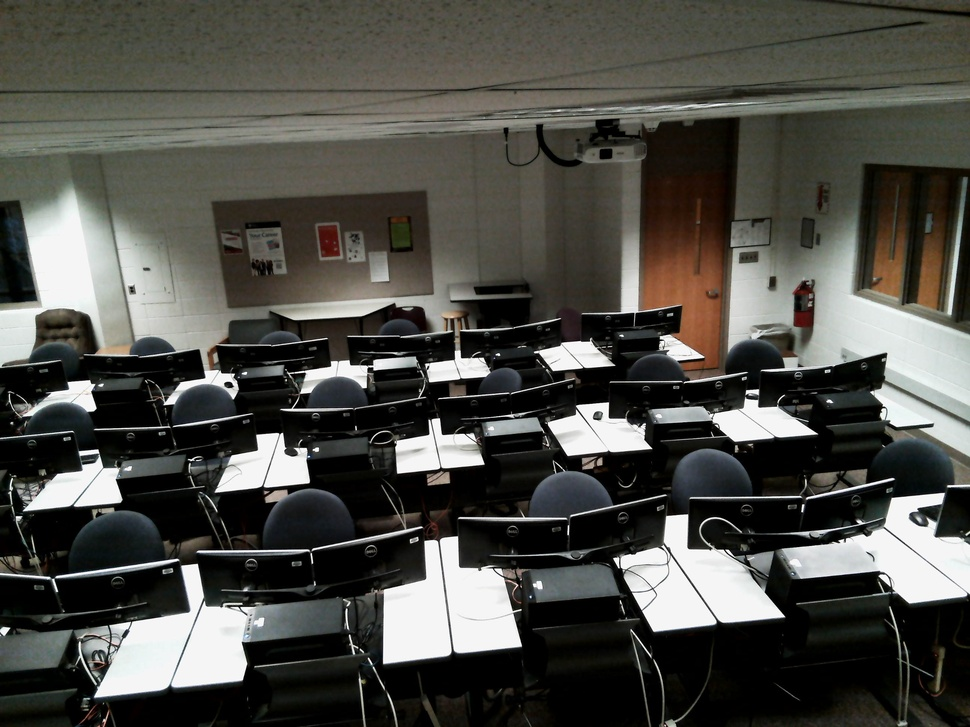
#> input picture testing/back-remove/empty-1.jpg, 970 x 727 px, shrunk from 2592 x 1944 before the run
$ python test-subtract.py
#> lines starting #> are read from the running program, lines starting #| are printed output that depends on the picture
import numpy as np
import cv2

# based slightly off of https://opencv-python-tutroals.readthedocs.io/en/latest/py_tutorials/py_video/py_bg_subtraction/py_bg_subtraction.html

# load the image
tEmpty = cv2.imread('empty-1.jpg')
#> tEmpty is the input picture: shape (727, 970, 3); mean B, G, R 72.4, 77.9, 78.3
nwidth = int(tEmpty.shape[1] * 50 / 100)
#> nwidth = 485
nheight = int(tEmpty.shape[0] * 50 / 100)
#> nheight = 363
tEmpty = cv2.cvtColor(cv2.resize(tEmpty, (nwidth, nheight)),cv2.COLOR_BGR2GRAY)
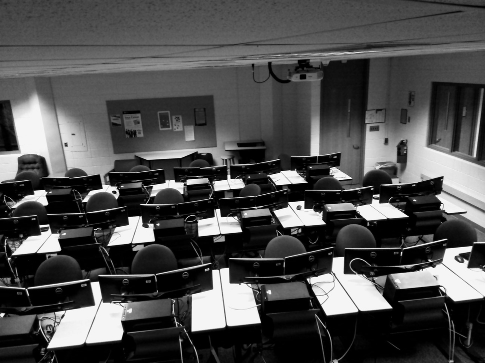
#> tEmpty: shape (363, 485); min 0, max 255, mean 77.3

# create a background subtractor
backSub = cv2.createBackgroundSubtractorMOG2()
for i in range(0,1000):
    backSub.apply(tEmpty)

# loop through all my images, alinging/adding them to the background subtractor
for i in range(0,5):
    filename = "test-1-{}.jpg".format(i)
    print("processing",filename)
    tImage   = cv2.imread(filename)
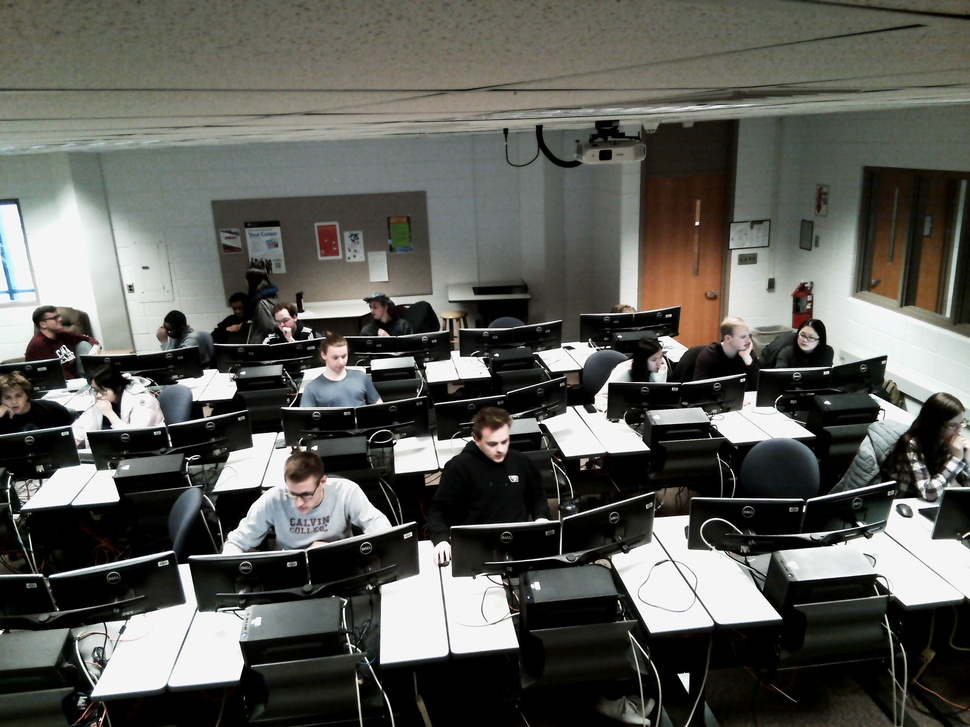
#> input picture testing/back-remove/test-1-0.jpg, 970 x 727 px, shrunk from 2592 x 1944 before the run
#> tImage is the input picture: shape (727, 970, 3); mean B, G, R 87.6, 92.8, 92.5
    tImage = cv2.cvtColor(cv2.resize(tImage, (nwidth, nheight)),cv2.COLOR_BGR2GRAY)
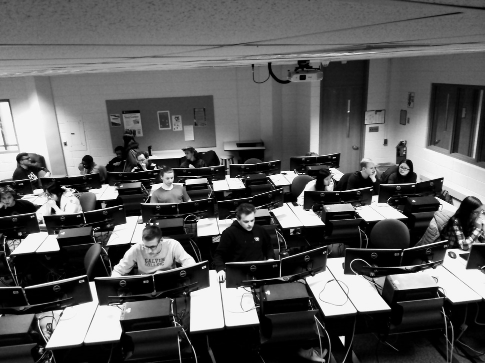
#> tImage: shape (363, 485); min 0, max 254, mean 92

    # alignment
    # https://www.learnopencv.com/image-alignment-ecc-in-opencv-c-python/

    sz = tImage.shape
#> sz = (363, 485)
    warp = cv2.MOTION_TRANSLATION
    warp_matrix = np.eye(2,3, dtype=np.float32)
    num_iterations = 1000
    termination_eps = 1e-10;
    criteria = (cv2.TERM_CRITERIA_EPS | cv2.TERM_CRITERIA_COUNT, num_iterations, termination_eps)

    (cc,warp_matrix) = cv2.findTransformECC(tEmpty,tImage,warp_matrix,warp,criteria,None,1)
#> cc = 0.808; warp_matrix = [[1, 0, -1.32], [0, 1, 0.207]]

    tImageAligned = cv2.warpAffine(tImage, warp_matrix, (sz[1],sz[0]), flags=cv2.INTER_LINEAR + cv2.WARP_INVERSE_MAP)
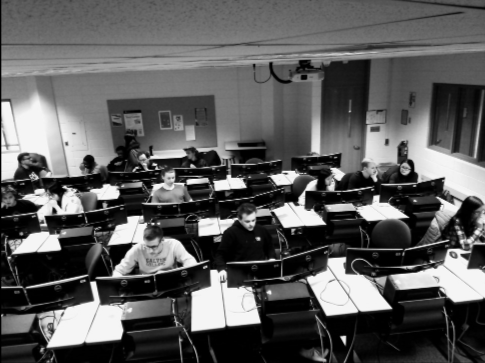
#> tImageAligned: shape (363, 485); min 0, max 252, mean 91.7

    fgmask = backSub.apply(tImageAligned)
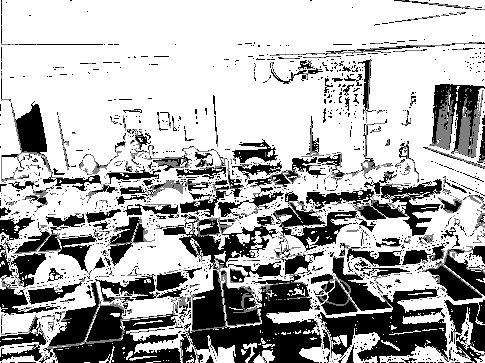
#> fgmask: shape (363, 485); min 0, max 255, mean 176.2
#> pass 2 of the loop `for i in range(0,5):`:
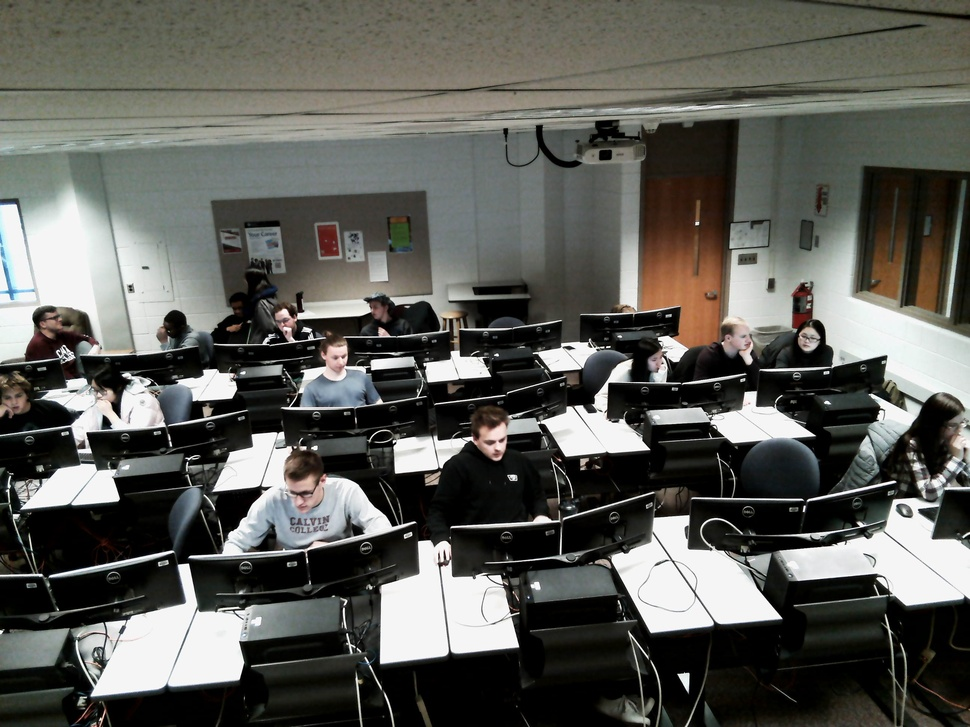
#> input picture testing/back-remove/test-1-1.jpg, 970 x 727 px, shrunk from 2592 x 1944 before the run
#> tImage is the input picture: shape (727, 970, 3); mean B, G, R 87.6, 92.9, 92.5
#> `tImage = cv2.cvtColor(cv2.resize(tImage, (nwidth, nheight)),cv2.COLOR_..`:
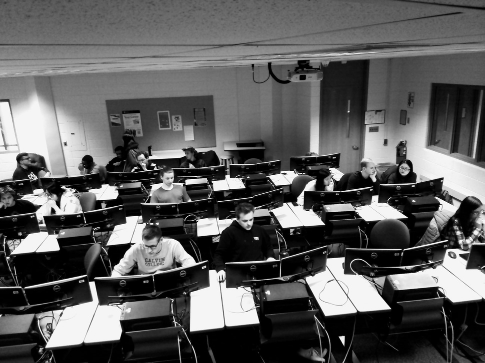
#> tImage: shape (363, 485); min 0, max 255, mean 92.1
#> cc = 0.809; warp_matrix = [[1, 0, -1.32], [0, 1, 0.202]]
#> `fgmask = backSub.apply(tImageAligned)`:
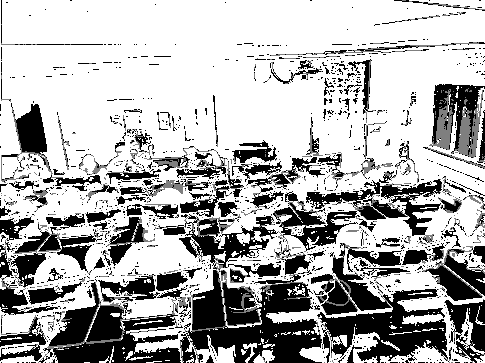
#> fgmask: shape (363, 485); min 0, max 255, mean 176
#> pass 3 of the loop `for i in range(0,5):`:
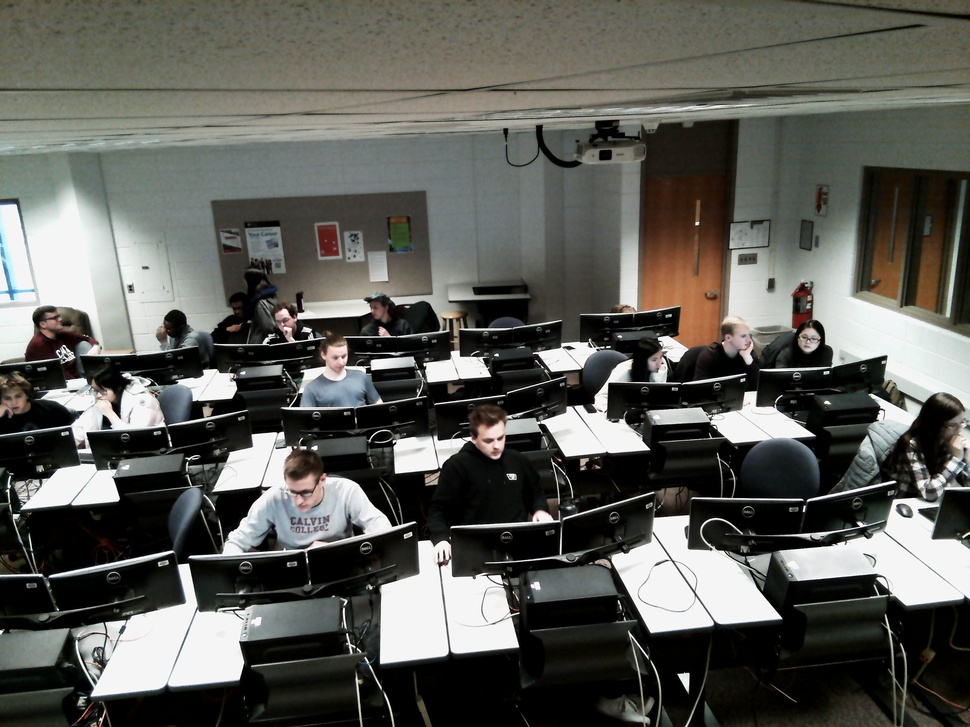
#> input picture testing/back-remove/test-1-2.jpg, 970 x 727 px, shrunk from 2592 x 1944 before the run
#> tImage is the input picture: shape (727, 970, 3); mean B, G, R 87.7, 92.9, 92.6
#> `tImage = cv2.cvtColor(cv2.resize(tImage, (nwidth, nheight)),cv2.COLOR_..`:
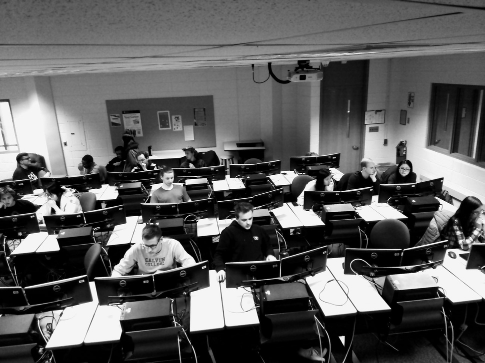
#> tImage: shape (363, 485); min 0, max 255, mean 92.1
#> warp_matrix = [[1, 0, -1.33], [0, 1, 0.201]]
#> `fgmask = backSub.apply(tImageAligned)`:
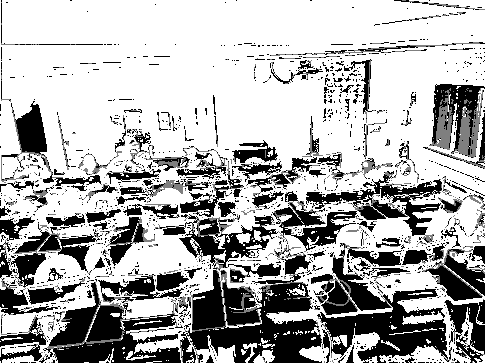
#> fgmask: shape (363, 485); min 0, max 255, mean 176
#> (the run stopped early here; a loop or call above may not have finished)
